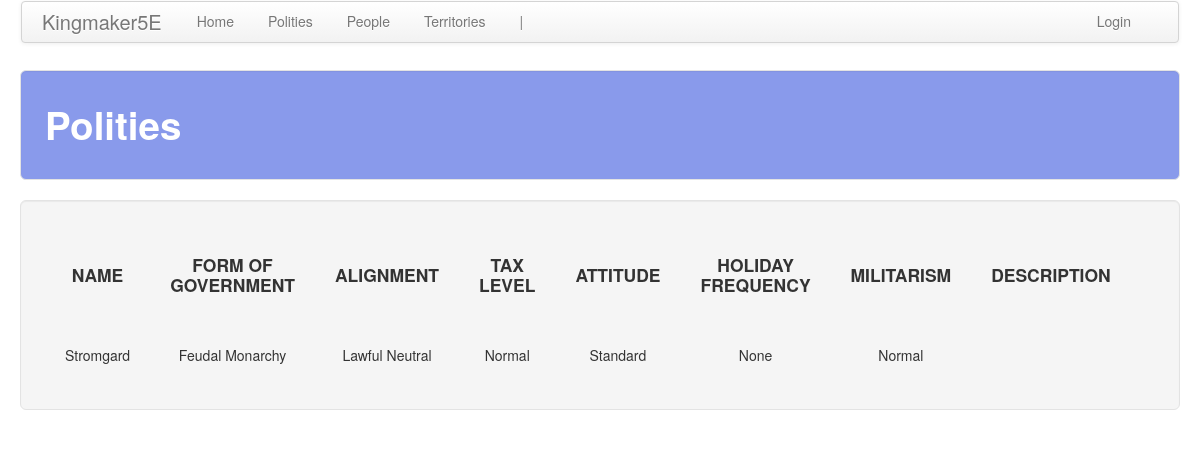
The page /polity/ on the database its author committed.
### polity/models.py (models this page shows, shortened)
class Polity(models.Model):
    name = models.CharField(max_length=default_max_length)
    government = models.ForeignKey(
        Government, on_delete=models.CASCADE,
        related_name='polity', related_query_name='polity')
    alignment_lc = models.ForeignKey(
        AlignmentLC, on_delete=models.CASCADE,
        related_name='polity', related_query_name='polity')
    alignment_ge = models.ForeignKey(
        AlignmentGE, on_delete=models.CASCADE,
        related_name='polity', related_query_name='polity')
    treasury = models.IntegerField(default=0)
    unrest = models.IntegerField(default=0)
    desc = models.TextField(default="", blank=True)
    tax_edict = models.ForeignKey(
        'core.TaxEdict', on_delete=models.CASCADE,
        related_name='polity', related_query_name='polity')
    promotion_edict = models.ForeignKey(
        'core.PromotionEdict', on_delete=models.CASCADE,
        related_name='polity', related_query_name='polity')
    holiday_edict = models.ForeignKey(
        'core.HolidayEdict', on_delete=models.CASCADE,
        related_name='polity', related_query_name='polity')
    recruitment_edict = models.ForeignKey(
        'core.RecruitmentEdict', on_delete=models.CASCADE,
        related_name='polity', related_query_name='polity')
    ruler_attribute_1 = models.ForeignKey(
        Attribute, on_delete=models.CASCADE, null=True, blank=True,
        related_name='polity_ruler_1', related_query_name='polity_ruler_1')
    ruler_attribute_2 = models.ForeignKey(
        Attribute, on_delete=models.CASCADE, null=True, blank=True,
        related_name='polity_ruler_2', related_query_name='polity_ruler_2')
    ruler_attribute_3 = models.ForeignKey(
        Attribute, on_delete=models.CASCADE, null=True, blank=True,
        related_name='polity_ruler_3', related_query_name='polity_ruler_3')
    spymaster_attribute = models.ForeignKey(
        Attribute, on_delete=models.CASCADE, null=True, blank=True,
        related_name='polity_spymaster', related_query_name='polity_spymaster')

class Government(models.Model):
    name = models.CharField(max_length=default_max_length)
    desc = models.TextField(default="", blank=True)
    eco_bonus = models.IntegerField(default=0)
    loy_bonus = models.IntegerField(default=0)
    sta_bonus = models.IntegerField(default=0)
    fam_bonus = models.IntegerField(default=0)
    inf_bonus = models.IntegerField(default=0)
    cor_bonus = models.IntegerField(default=0)
    cri_bonus = models.IntegerField(default=0)
    law_bonus = models.IntegerField(default=0)
    lor_bonus = models.IntegerField(default=0)
    pro_bonus = models.IntegerField(default=0)
    soc_bonus = models.IntegerField(default=0)

class AlignmentLC(models.Model):
    name = models.CharField(max_length=default_max_length)
    eco_bonus = models.IntegerField(default=0)
    loy_bonus = models.IntegerField(default=0)
    sta_bonus = models.IntegerField(default=0)
    fam_bonus = models.IntegerField(default=0)
    inf_bonus = models.IntegerField(default=0)
    cor_bonus = models.IntegerField(default=0)
    cri_bonus = models.IntegerField(default=0)
    law_bonus = models.IntegerField(default=0)
    lor_bonus = models.IntegerField(default=0)
    pro_bonus = models.IntegerField(default=0)
    soc_bonus = models.IntegerField(default=0)

class AlignmentGE(models.Model):
    name = models.CharField(max_length=default_max_length)
    eco_bonus = models.IntegerField(default=0)
    loy_bonus = models.IntegerField(default=0)
    sta_bonus = models.IntegerField(default=0)
    fam_bonus = models.IntegerField(default=0)
    inf_bonus = models.IntegerField(default=0)
    cor_bonus = models.IntegerField(default=0)
    cri_bonus = models.IntegerField(default=0)
    law_bonus = models.IntegerField(default=0)
    lor_bonus = models.IntegerField(default=0)
    pro_bonus = models.IntegerField(default=0)
    soc_bonus = models.IntegerField(default=0)

### core/models.py (models this page shows, shortened)
class TaxEdict(models.Model):
    tax_level = models.CharField(max_length=default_max_length)
    revenue_divisor = models.FloatField()
    eco_bonus = models.IntegerField()
    loy_bonus = models.IntegerField()

class PromotionEdict(models.Model):
    attitude = models.CharField(max_length=default_max_length)
    hex_claims = models.IntegerField()
    eco_bonus = models.IntegerField()
    loy_bonus = models.IntegerField()
    sta_bonus = models.IntegerField()
    con_bonus = models.IntegerField()
    con_dice = models.IntegerField(null=True, blank=True)

class HolidayEdict(models.Model):
    frequency = models.CharField(max_length=default_max_length)
    eco_bonus = models.IntegerField()
    loy_bonus = models.IntegerField()
    con_bonus = models.IntegerField()
    con_dice = models.IntegerField(null=True, blank=True)

class RecruitmentEdict(models.Model):
    militarism = models.CharField(max_length=default_max_length)
    manpower_mult = models.FloatField()
    elites_mult = models.FloatField()
    fam_bonus = models.IntegerField()
    inf_bonus = models.IntegerField()
    def_bonus = models.IntegerField()
    eco_bonus = models.IntegerField()
    soc_bonus = models.IntegerField()

### polity/views.py (the view)
# urls.py: path('', views.polities, name='polities'),
def polities(request): return show_all_items(request, app_name, a_obj, a_plural, sort='name')

### common/views.py (called while the page is built)
def show_all_items(
        request, app_name, obj, obj_plural,
        sort=None, sort_2=None, sort_3=None, sort_4=None, sort_5=None
):
    obj_plural_s = obj_plural
    obj_plural = obj_plural.replace(' ', '_')
    if sort is None:
        items = obj.objects.all()
    elif sort_2 is None:
        items = obj.objects.order_by(sort)
    elif sort_3 is None:
        items = obj.objects.order_by(sort, sort_2)
    elif sort_4 is None:
        items = obj.objects.order_by(sort, sort_2, sort_3)
    elif sort_5 is None:
        items = obj.objects.order_by(sort, sort_2, sort_3, sort_4)
    else:
        items = obj.objects.order_by(sort, sort_2, sort_3, sort_4, sort_5)
    return render(
        request, '%s/%s.html' % (app_name, obj_plural),
        {'title': obj_plural_s.title(), obj_plural: items}
    )

### polity/templates/polity/polities.html (shortened to what this page needs)
<!DOCTYPE html>
{% extends 'polity/base.html' %}
{% block table_header %}
    <th class="th_ccell"><h4>NAME</h4></th>
    <th class="th_ccell"><h4>FORM OF GOVERNMENT</h4></th>
    <th class="th_ccell"><h4>ALIGNMENT</h4></th>
    <th class="th_ccell"><h4>TAX LEVEL</h4></th>
    <th class="th_ccell"><h4>ATTITUDE</h4></th>
    <th class="th_ccell"><h4>HOLIDAY FREQUENCY</h4></th>
    <th class="th_ccell"><h4>MILITARISM</h4></th>
    <th class="th_ccell"><h4>DESCRIPTION</h4></th>
    <th class="th_ccell"><h4></h4></th>
{% endblock %}
{% block table_body %}
    {% for polity in polities %}
        <tr>
            <td class="tb_ccell">{{ polity.name }}</td>
            <td class="tb_ccell">{{ polity.government.name }}</td>
            <td class="tb_ccell">
                {% if polity.alignment_lc.name == "Neutral" and polity.alignment_ge.name == "Neutral" %}
                    True Neutral
                {% else %}
                    {{ polity.alignment_lc.name }} {{ polity.alignment_ge.name }}
                {% endif %}
            </td>
            <td class="tb_ccell">{{ polity.tax_edict.tax_level }}</td>
            <td class="tb_ccell">{{ polity.promotion_edict.attitude }}</td>
            <td class="tb_ccell">{{ polity.holiday_edict.frequency }}</td>
            <td class="tb_ccell">{{ polity.recruitment_edict.militarism }}</td>
            <td class="tb_ccell">{{ polity.desc }}</td>
            <td class="tb_ccell">
            </td>
        </tr>
    {% endfor %}
{% endblock %}

### static/css/custom.css (style rules this page uses)
.th_ccell { text-align: center; padding: 20px 20px 20px 20px; }
.tb_ccell { text-align: center; padding: 20px 20px 20px 20px; }

### rows shown on the page
Polity: name "Stromgard", government.name "Feudal Monarchy", alignment_lc.name "Lawful", alignment_ge.name "Neutral", tax_edict.tax_level "Normal", promotion_edict.attitude "Standard", holiday_edict.frequency "None", recruitment_edict.militarism "Normal"

### other values the page prints
{{ title }} "Polities"
